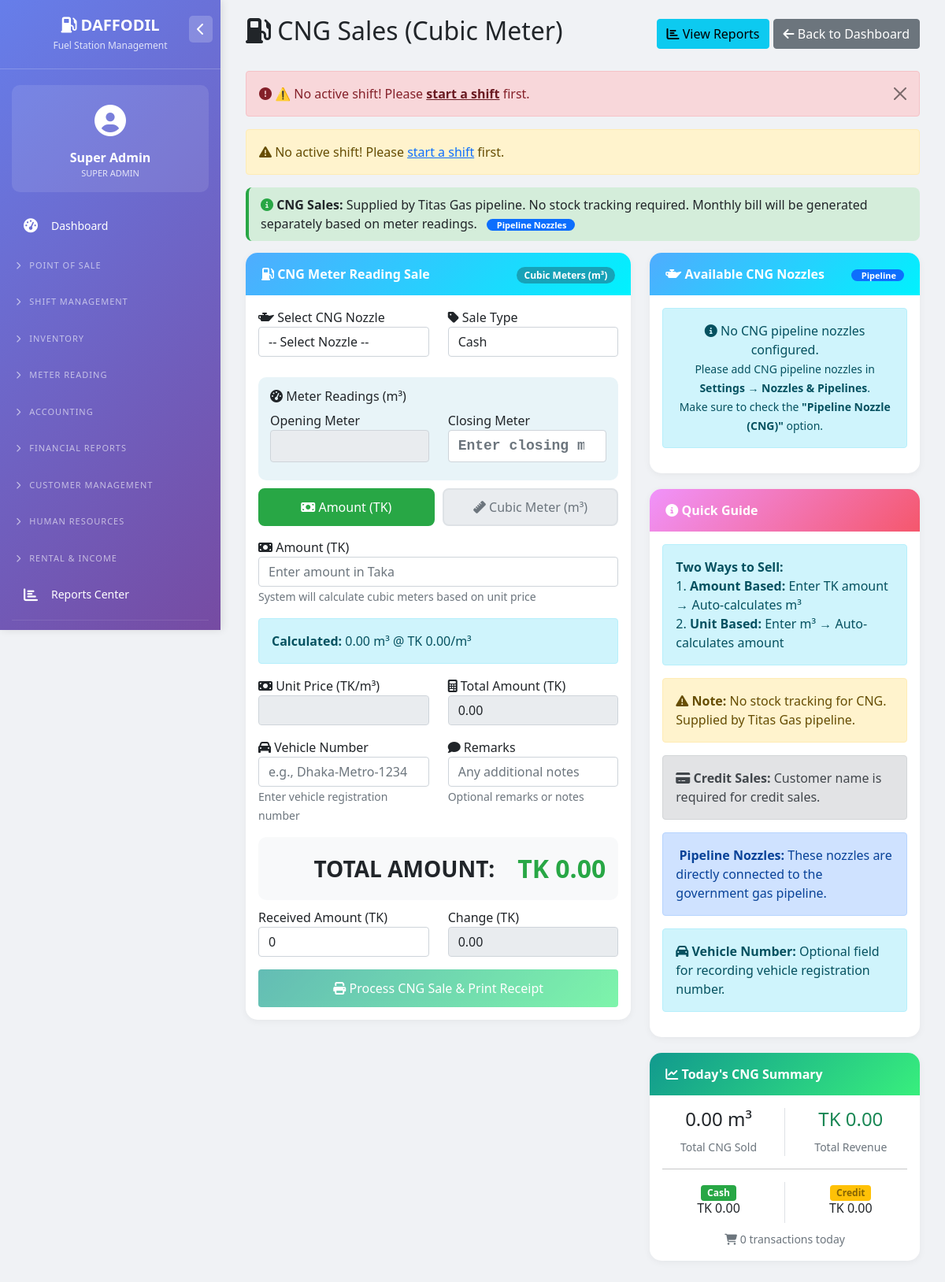
The app's page /gas_sales.php (signed in), older data.
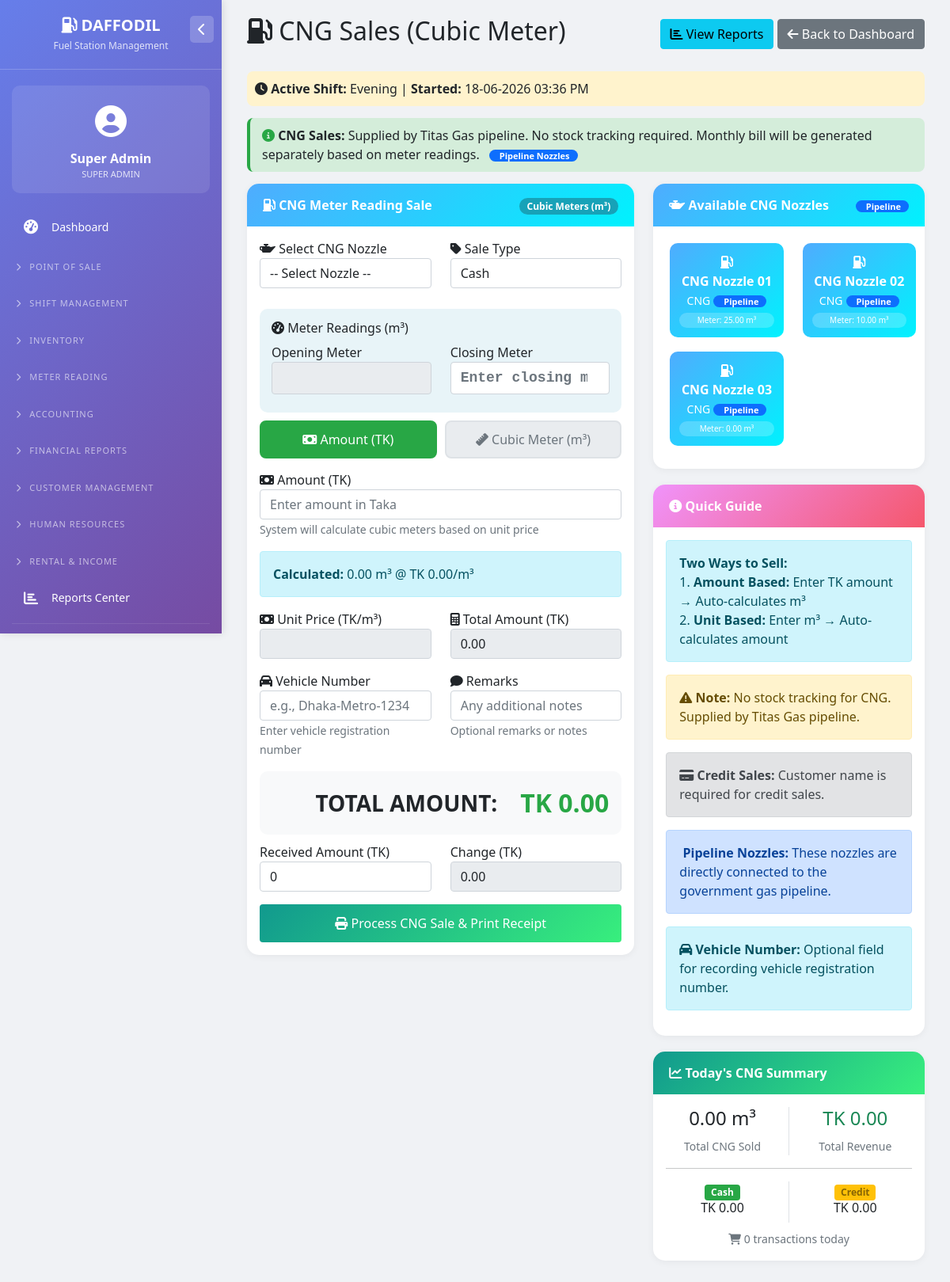
The same page, newer data.
### tables this page shows
CREATE TABLE `shift_closing` (
  `id` int(11) NOT NULL,
  `shift_id` int(11) NOT NULL,
  `shift_date` date NOT NULL,
  `opening_time` datetime DEFAULT NULL,
  `closing_time` datetime DEFAULT NULL,
  `opened_by` int(11) DEFAULT NULL,
  `closed_by` int(11) DEFAULT NULL,
  `total_cash_sales` decimal(15,2) DEFAULT 0.00,
  `total_credit_sales` decimal(15,2) DEFAULT 0.00,
  `total_advance_sales` decimal(15,2) DEFAULT 0.00,
  `total_gas_sales` decimal(15,2) DEFAULT 0.00,
  `total_liquid_sales` decimal(12,2) DEFAULT 0.00,
  `total_cng_sales` decimal(12,2) DEFAULT 0.00,
  `total_all_sales` decimal(12,2) DEFAULT 0.00,
  `total_receipts` decimal(15,2) DEFAULT 0.00,
  `total_payments` decimal(15,2) DEFAULT 0.00,
  `net_cash` decimal(15,2) DEFAULT 0.00,
  `notes` text DEFAULT NULL,
  `closing_notes` text DEFAULT NULL,
  `status` enum('open','closed','verified') DEFAULT 'open',
  `closed_at` timestamp NULL DEFAULT NULL
);

CREATE TABLE `shift_schedule` (
  `id` int(11) NOT NULL,
  `shift_name` varchar(50) NOT NULL,
  `start_time` time NOT NULL,
  `end_time` time NOT NULL,
  `is_active` tinyint(1) DEFAULT 1,
  `created_at` timestamp NOT NULL DEFAULT current_timestamp()
);

CREATE TABLE `nozzles` (
  `id` int(11) NOT NULL,
  `nozzle_name` varchar(50) NOT NULL,
  `tank_id` int(11) DEFAULT NULL,
  `product_id` int(11) DEFAULT NULL,
  `opening_meter` decimal(10,2) DEFAULT 0.00,
  `closing_meter` decimal(10,2) DEFAULT 0.00,
  `is_active` tinyint(1) DEFAULT 1,
  `is_pipeline` tinyint(1) DEFAULT 0,
  `pipeline_source` varchar(100) DEFAULT 'Titas Gas',
  `unit_type` enum('liters','cubic_meters','kilograms') DEFAULT 'liters',
  `meter_type` enum('liters','units') DEFAULT 'liters',
  `last_meter_reading` decimal(10,2) DEFAULT 0.00
);

CREATE TABLE `fuel_products` (
  `id` int(11) NOT NULL,
  `product_name` enum('Diesel','Petrol','Octane','CNG','LPG','Natural Gas') NOT NULL,
  `product_code` varchar(50) DEFAULT NULL,
  `unit_price` decimal(10,2) NOT NULL,
  `purchase_rate` decimal(10,2) NOT NULL,
  `vat_percentage` decimal(5,2) DEFAULT 0.00,
  `tax_percentage` decimal(5,2) DEFAULT 0.00,
  `is_active` tinyint(1) DEFAULT 1,
  `unit_type` enum('liters','cubic_meters','kilograms') DEFAULT 'liters',
  `conversion_rate` decimal(10,4) DEFAULT 1.0000
);

### gas_sales.php (the view, shortened to what the changed rows need)
<?php
require_once 'config/database.php';
$error = '';
$stmt = $pdo->query("
    SELECT sc.*, sh.shift_name
    FROM shift_closing sc
    JOIN shift_schedule sh ON sc.shift_id = sh.id
    WHERE sc.status = 'open'
    ORDER BY sc.id DESC
    LIMIT 1
");
$active_shift = $stmt->fetch();
if(!$active_shift) {
    $error = "⚠️ No active shift! Please <a href='shift_closing.php' class='alert-link'>start a shift</a> first.";
}
$cng_nozzles = $pdo->query("
    SELECT
        n.*,
        p.product_name,
        p.unit_price
    FROM nozzles n
    JOIN fuel_products p ON n.product_id = p.id
    WHERE p.product_name IN ('CNG', 'Natural Gas')
    AND n.is_active = 1
    AND n.is_pipeline = 1
    ORDER BY n.nozzle_name
")->fetchAll();
?>
<!DOCTYPE html>
<html lang="en">
<head>
    <link href="https://cdn.jsdelivr.net/npm/bootstrap@5.1.3/dist/css/bootstrap.min.css" rel="stylesheet">
    <link rel="stylesheet" href="https://cdnjs.cloudflare.com/ajax/libs/font-awesome/6.4.0/css/all.min.css">
</head>
<body>
    <?php include 'left_menu.php'; ?>
    <div class="main-content">
        <div class="container-fluid">
            <div class="d-flex justify-content-between align-items-center mb-4">
                <h2><i class="fas fa-gas-pump"></i> CNG Sales (Cubic Meter)</h2>
                <div>
                </div>
            </div>
            <?php if($error): ?>
                <div class="alert alert-danger alert-dismissible fade show">
                    <i class="fas fa-exclamation-circle"></i> <?php echo $error; ?>
                    <button type="button" class="btn-close" data-bs-dismiss="alert"></button>
                </div>
            <?php endif; ?>
            <?php if($active_shift): ?>
            <div class="shift-info">
                <i class="fas fa-clock"></i>
                <strong>Active Shift:</strong> <?php echo $active_shift['shift_name']; ?> |
                <strong>Started:</strong> <?php echo date('d-m-Y h:i A', strtotime($active_shift['opening_time'])); ?>
            </div>
            <?php else: ?>
            <div class="alert alert-warning">
                <i class="fas fa-exclamation-triangle"></i>
                No active shift! Please <a href="shift_closing.php">start a shift</a> first.
            </div>
            <?php endif; ?>
            <div class="cng-info">
                <i class="fas fa-info-circle"></i>
                <strong>CNG Sales:</strong> Supplied by Titas Gas pipeline. No stock tracking required.
                Monthly bill will be generated separately based on meter readings.
                <span class="badge pipeline-badge ms-2"><i class="fas fa-pipe"></i> Pipeline Nozzles</span>
            </div>
            <div class="row">
                <div class="col-md-7">
                </div>
                <div class="col-md-5">
                    <div class="cng-card">
                        <div class="card-body p-3">
                            <div class="row">
                                <?php if(empty($cng_nozzles)): ?>
                                    <div class="col-12">
                                        <div class="alert alert-info text-center">
                                            <i class="fas fa-info-circle"></i> No CNG pipeline nozzles configured.<br>
                                            <small>Please add CNG pipeline nozzles in <strong>Settings → Nozzles & Pipelines</strong>.<br>
                                            Make sure to check the <strong>"Pipeline Nozzle (CNG)"</strong> option.</small>
                                        </div>
                                    </div>
                                <?php else: ?>
                                    <?php foreach($cng_nozzles as $nozzle): ?>
                                        <div class="col-6 mb-2">
                                            <button type="button" class="nozzle-btn quick-nozzle"
                                                    data-id="<?php echo $nozzle['id']; ?>"
                                                    data-product-id="<?php echo $nozzle['product_id']; ?>"
                                                    data-price="<?php echo $nozzle['unit_price']; ?>"
                                                    data-current-meter="<?php echo $nozzle['closing_meter'] ?? 0; ?>"
                                                    data-nozzle-name="<?php echo $nozzle['nozzle_name']; ?>">
                                                <i class="fas fa-gas-pump"></i><br>
                                                <strong><?php echo htmlspecialchars($nozzle['nozzle_name']); ?></strong><br>
                                                <small><?php echo $nozzle['product_name']; ?></small>
                                                <span class="badge pipeline-badge mt-1"><i class="fas fa-pipe"></i> Pipeline</span>
                                                <span class="d-block mt-1" style="font-size:10px; background:rgba(255,255,255,0.2); padding:2px 6px; border-radius:12px;">
                                                    Meter: <?php echo number_format($nozzle['closing_meter'] ?? 0, 2); ?> m³
                                                </span>
                                            </button>
                                        </div>
                                    <?php endforeach; ?>
                                <?php endif; ?>
                            </div>
                        </div>
                    </div>
                </div>
            </div>
        </div>
    </div>
</body>
</html>

Row changes from the older to the newer data that the page shows:
added shift_closing: shift_schedule.shift_name "Evening", opening_time "18-06-2026 03:36 PM"
now on this page (row edited): nozzles: nozzle_name "CNG Nozzle 01", fuel_products.product_name "CNG", closing_meter "25.00"
now on this page (row edited): nozzles: nozzle_name "CNG Nozzle 02", fuel_products.product_name "CNG", closing_meter "10.00"
added nozzles: nozzle_name "CNG Nozzle 03", fuel_products.product_name "CNG", closing_meter "0.00"
Text that changed along with them:
text no longer shown: "⚠️ No active shift! Please start a shift first. No active shift! Please start a shift first. No CNG pipeline nozzles configured. Please add CNG pipeline nozzles in Settings → Nozzles & Pipelines . Make sure to check the \"Pipeline Nozzle (CNG)\" option."
text now shown: "Active Shift: | Started:"
